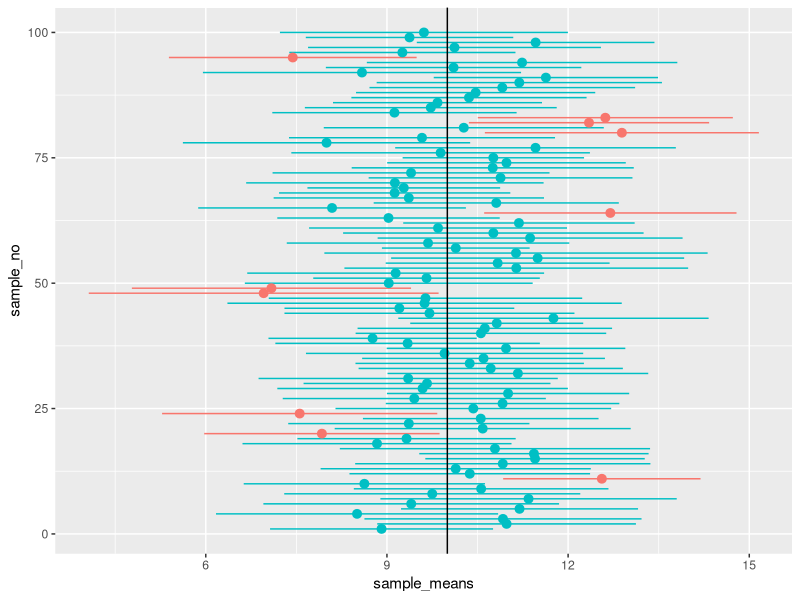
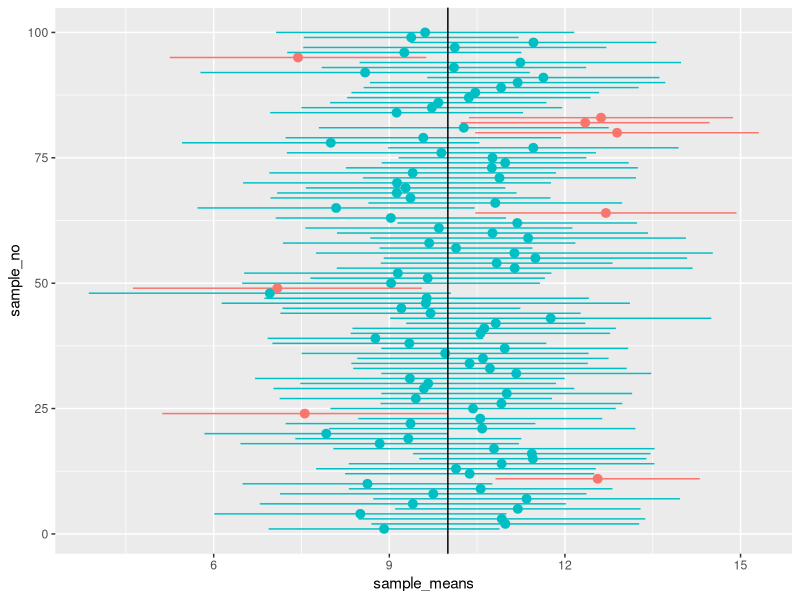

Here is the R script that generated these plots, in order:
library(dplyr)
library(ggplot2)

ci_sigma_unknown_1 <- function(samples, confidence = 0.95) {
  size <- sapply(samples, length)
  z <- -qnorm((1 - confidence)/2)
  means <- sapply(samples, mean)
  sds <- sapply(samples, sd)
  err <- sds/sqrt(n)
  return(data_frame(sample_no = 1:length(samples),
                    sample_means = means,
                    ymin = means - z*err,
                    ymax = means + z*err))
}

k <- 100
n <- 20
mu <- 10
sigma <- 5

norm_data <- replicate(k, data_frame(rnorm(n, mu, sigma)))

ci <- ci_sigma_unknown_1(norm_data)

covered <- ci$ymin < mu & ci$ymax > mu

mean(covered)

ggplot(ci, aes(x=sample_no, y=sample_means, ymin=ymin, ymax=ymax)) +
  geom_pointrange(aes(color=factor(as.numeric(covered)))) +
  geom_hline(aes(yintercept=10)) + 
  coord_flip() +
  theme(legend.position="none")

# Everyhing done properly
ci_sigma_unknown_correct <- function(samples, confidence = 0.95) {
  size <- sapply(samples, length)
  pm_val <- -qt((1 - confidence)/2, size - 1)
  means <- sapply(samples, mean)
  sds <- sapply(samples, sd)
  err <- sds/sqrt(n)
  return(data_frame(sample_no = 1:length(samples),
                    sample_means = means,
                    ymin = means - pm_val*err,
                    ymax = means + pm_val*err))
}

ci <- ci_sigma_unknown_correct(norm_data)

covered <- ci$ymin < mu & ci$ymax > mu

mean(covered)

ggplot(ci, aes(x=sample_no, y=sample_means, ymin=ymin, ymax=ymax)) +
  geom_pointrange(aes(color=factor(as.numeric(covered)))) +
  geom_hline(aes(yintercept=10)) + 
  coord_flip() +
  theme(legend.position="none")


